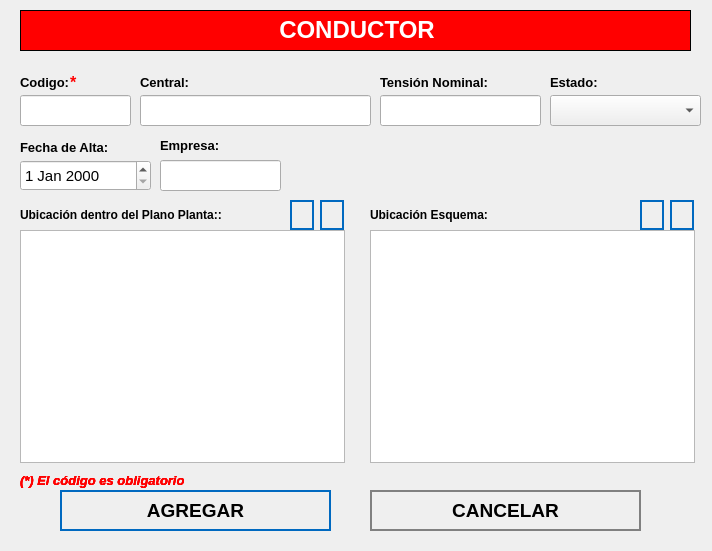
<?xml version="1.0" encoding="UTF-8"?>
<ui version="4.0">
 <class>NewBook</class>
 <widget class="QWidget" name="NewBook">
  <property name="geometry">
   <rect>
    <x>0</x>
    <y>0</y>
    <width>712</width>
    <height>551</height>
   </rect>
  </property>
  <property name="minimumSize">
   <size>
    <width>712</width>
    <height>551</height>
   </size>
  </property>
  <property name="maximumSize">
   <size>
    <width>10000</width>
    <height>10000</height>
   </size>
  </property>
  <property name="windowTitle">
   <string>Nuevo Registro</string>
  </property>
  <property name="styleSheet">
   <string notr="true">QPushButton
{	
	height: 2em;
 	border-style: solid;
	border-width: 2px;
 	border-color: grey;
	font-weight: bold;
}

QPushButton:hover
{
   	background-color:grey;
	color:white;
}</string>
  </property>
  <widget class="QLabel" name="label">
   <property name="geometry">
    <rect>
     <x>20</x>
     <y>10</y>
     <width>671</width>
     <height>41</height>
    </rect>
   </property>
   <property name="font">
    <font>
     <underline>false</underline>
    </font>
   </property>
   <property name="autoFillBackground">
    <bool>false</bool>
   </property>
   <property name="styleSheet">
    <string notr="true">background-color: red;</string>
   </property>
   <property name="frameShape">
    <enum>QFrame::Box</enum>
   </property>
   <property name="text">
    <string>&lt;html&gt;&lt;head/&gt;&lt;body&gt;&lt;p align=&quot;center&quot;&gt;&lt;span style=&quot; font-size:18pt; font-weight:600; color:#ffffff;&quot;&gt;CONDUCTOR&lt;/span&gt;&lt;/p&gt;&lt;/body&gt;&lt;/html&gt;</string>
   </property>
  </widget>
  <widget class="QLabel" name="label_autoriza">
   <property name="geometry">
    <rect>
     <x>20</x>
     <y>70</y>
     <width>101</width>
     <height>25</height>
    </rect>
   </property>
   <property name="text">
    <string>&lt;html&gt;&lt;head/&gt;&lt;body&gt;&lt;p&gt;&lt;span style=&quot; font-size:10pt; font-weight:600;&quot;&gt;Codigo:&lt;/span&gt;&lt;/p&gt;&lt;/body&gt;&lt;/html&gt;</string>
   </property>
  </widget>
  <widget class="QLineEdit" name="inputCodigo">
   <property name="geometry">
    <rect>
     <x>20</x>
     <y>95</y>
     <width>111</width>
     <height>31</height>
    </rect>
   </property>
   <property name="font">
    <font>
     <pointsize>12</pointsize>
    </font>
   </property>
   <property name="maxLength">
    <number>15</number>
   </property>
  </widget>
  <widget class="QLineEdit" name="inputCentral">
   <property name="geometry">
    <rect>
     <x>140</x>
     <y>95</y>
     <width>231</width>
     <height>31</height>
    </rect>
   </property>
   <property name="font">
    <font>
     <pointsize>12</pointsize>
    </font>
   </property>
  </widget>
  <widget class="QPushButton" name="addButton">
   <property name="geometry">
    <rect>
     <x>60</x>
     <y>490</y>
     <width>271</width>
     <height>41</height>
    </rect>
   </property>
   <property name="font">
    <font>
     <pointsize>14</pointsize>
     <weight>75</weight>
     <bold>true</bold>
    </font>
   </property>
   <property name="cursor">
    <cursorShape>PointingHandCursor</cursorShape>
   </property>
   <property name="styleSheet">
    <string notr="true">QPushButton
{	
	height: 2em;
 	border-style: solid;
	border-width: 2px;
 	border-color: #0069c0;
	font-weight: bold;
}

QPushButton:hover
{
   	background-color:#0069c0;
	color:white;
}</string>
   </property>
   <property name="text">
    <string>AGREGAR</string>
   </property>
   <property name="icon">
    <iconset>
     <normaloff>../assets/icons/add-icon.png</normaloff>../assets/icons/add-icon.png</iconset>
   </property>
   <property name="iconSize">
    <size>
     <width>30</width>
     <height>30</height>
    </size>
   </property>
   <property name="autoDefault">
    <bool>true</bool>
   </property>
   <property name="default">
    <bool>true</bool>
   </property>
   <property name="flat">
    <bool>true</bool>
   </property>
  </widget>
  <widget class="QPushButton" name="cancelButton">
   <property name="geometry">
    <rect>
     <x>370</x>
     <y>490</y>
     <width>271</width>
     <height>41</height>
    </rect>
   </property>
   <property name="font">
    <font>
     <pointsize>14</pointsize>
     <weight>75</weight>
     <bold>true</bold>
    </font>
   </property>
   <property name="cursor">
    <cursorShape>PointingHandCursor</cursorShape>
   </property>
   <property name="styleSheet">
    <string notr="true">QPushButton
{	
	height: 2em;
 	border-style: solid;
	border-width: 2px;
 	border-color: grey;
	font-weight: bold;
}

QPushButton:hover
{
   	background-color:grey;
	color:white;
}</string>
   </property>
   <property name="text">
    <string>CANCELAR</string>
   </property>
   <property name="icon">
    <iconset>
     <normaloff>../assets/icons/cancel-icon.png</normaloff>../assets/icons/cancel-icon.png</iconset>
   </property>
   <property name="iconSize">
    <size>
     <width>30</width>
     <height>30</height>
    </size>
   </property>
   <property name="autoDefault">
    <bool>true</bool>
   </property>
   <property name="default">
    <bool>true</bool>
   </property>
   <property name="flat">
    <bool>true</bool>
   </property>
  </widget>
  <widget class="QLabel" name="label_aquienVisita">
   <property name="geometry">
    <rect>
     <x>140</x>
     <y>70</y>
     <width>191</width>
     <height>25</height>
    </rect>
   </property>
   <property name="text">
    <string>&lt;html&gt;&lt;head/&gt;&lt;body&gt;&lt;p&gt;&lt;span style=&quot; font-size:10pt; font-weight:600;&quot;&gt;Central:&lt;/span&gt;&lt;/p&gt;&lt;/body&gt;&lt;/html&gt;</string>
   </property>
  </widget>
  <widget class="QLabel" name="label_horaSalida">
   <property name="geometry">
    <rect>
     <x>550</x>
     <y>70</y>
     <width>81</width>
     <height>25</height>
    </rect>
   </property>
   <property name="text">
    <string>&lt;html&gt;&lt;head/&gt;&lt;body&gt;&lt;p&gt;&lt;span style=&quot; font-size:10pt; font-weight:600;&quot;&gt;Estado:&lt;/span&gt;&lt;/p&gt;&lt;/body&gt;&lt;/html&gt;</string>
   </property>
  </widget>
  <widget class="QLabel" name="label_motivoVisita">
   <property name="geometry">
    <rect>
     <x>20</x>
     <y>135</y>
     <width>131</width>
     <height>25</height>
    </rect>
   </property>
   <property name="text">
    <string>&lt;html&gt;&lt;head/&gt;&lt;body&gt;&lt;p&gt;&lt;span style=&quot; font-size:10pt; font-weight:600;&quot;&gt;Fecha de Alta:&lt;/span&gt;&lt;/p&gt;&lt;/body&gt;&lt;/html&gt;</string>
   </property>
  </widget>
  <widget class="QLabel" name="label_nota_obligatoria">
   <property name="geometry">
    <rect>
     <x>20</x>
     <y>470</y>
     <width>281</width>
     <height>21</height>
    </rect>
   </property>
   <property name="text">
    <string>&lt;html&gt;&lt;head/&gt;&lt;body&gt;&lt;p&gt;&lt;span style=&quot; font-size:10pt; font-weight:600; font-style:italic; color:#ff0000;&quot;&gt;(*) El código es obligatorio&lt;/span&gt;&lt;/p&gt;&lt;/body&gt;&lt;/html&gt;</string>
   </property>
  </widget>
  <widget class="QLabel" name="ast_aquienvisita">
   <property name="geometry">
    <rect>
     <x>70</x>
     <y>70</y>
     <width>21</width>
     <height>25</height>
    </rect>
   </property>
   <property name="text">
    <string>&lt;html&gt;&lt;head/&gt;&lt;body&gt;&lt;p&gt;&lt;span style=&quot; font-size:12pt; font-weight:600; color:#ff0000;&quot;&gt;*&lt;/span&gt;&lt;/p&gt;&lt;/body&gt;&lt;/html&gt;</string>
   </property>
  </widget>
  <widget class="QLabel" name="label_advertencia_dni">
   <property name="geometry">
    <rect>
     <x>20</x>
     <y>470</y>
     <width>251</width>
     <height>21</height>
    </rect>
   </property>
   <property name="text">
    <string>&lt;html&gt;&lt;head/&gt;&lt;body&gt;&lt;p&gt;&lt;span style=&quot; font-size:10pt; font-weight:600; font-style:italic; color:#ff0000;&quot;&gt;(*) El código es obligatorio&lt;/span&gt;&lt;/p&gt;&lt;/body&gt;&lt;/html&gt;</string>
   </property>
  </widget>
  <widget class="QComboBox" name="cbEstado">
   <property name="geometry">
    <rect>
     <x>550</x>
     <y>95</y>
     <width>151</width>
     <height>31</height>
    </rect>
   </property>
   <property name="font">
    <font>
     <pointsize>12</pointsize>
    </font>
   </property>
   <property name="editable">
    <bool>false</bool>
   </property>
  </widget>
  <widget class="QDateEdit" name="inputFecha">
   <property name="geometry">
    <rect>
     <x>20</x>
     <y>160</y>
     <width>131</width>
     <height>31</height>
    </rect>
   </property>
   <property name="font">
    <font>
     <pointsize>11</pointsize>
     <weight>50</weight>
     <bold>false</bold>
    </font>
   </property>
  </widget>
  <widget class="QLabel" name="label_autoriza_4">
   <property name="geometry">
    <rect>
     <x>380</x>
     <y>70</y>
     <width>151</width>
     <height>25</height>
    </rect>
   </property>
   <property name="text">
    <string>&lt;html&gt;&lt;head/&gt;&lt;body&gt;&lt;p&gt;&lt;span style=&quot; font-size:10pt; font-weight:600;&quot;&gt;Tensión Nominal:&lt;/span&gt;&lt;/p&gt;&lt;/body&gt;&lt;/html&gt;</string>
   </property>
  </widget>
  <widget class="QLineEdit" name="inputTension">
   <property name="geometry">
    <rect>
     <x>380</x>
     <y>95</y>
     <width>161</width>
     <height>31</height>
    </rect>
   </property>
   <property name="font">
    <font>
     <pointsize>12</pointsize>
    </font>
   </property>
   <property name="maxLength">
    <number>8</number>
   </property>
  </widget>
  <widget class="QLabel" name="label_nota_obligatoria_2">
   <property name="geometry">
    <rect>
     <x>20</x>
     <y>470</y>
     <width>281</width>
     <height>21</height>
    </rect>
   </property>
   <property name="text">
    <string>&lt;html&gt;&lt;head/&gt;&lt;body&gt;&lt;p&gt;&lt;span style=&quot; font-size:10pt; font-weight:600; font-style:italic; color:#ff0000;&quot;&gt;(*) El código es obligatorio&lt;/span&gt;&lt;/p&gt;&lt;/body&gt;&lt;/html&gt;</string>
   </property>
  </widget>
  <widget class="QTableWidget" name="tablePlano">
   <property name="geometry">
    <rect>
     <x>20</x>
     <y>230</y>
     <width>325</width>
     <height>233</height>
    </rect>
   </property>
   <property name="autoFillBackground">
    <bool>true</bool>
   </property>
   <property name="lineWidth">
    <number>5</number>
   </property>
   <property name="editTriggers">
    <set>QAbstractItemView::NoEditTriggers</set>
   </property>
   <property name="textElideMode">
    <enum>Qt::ElideLeft</enum>
   </property>
   <attribute name="horizontalHeaderMinimumSectionSize">
    <number>10</number>
   </attribute>
  </widget>
  <widget class="QLabel" name="label_5">
   <property name="geometry">
    <rect>
     <x>370</x>
     <y>200</y>
     <width>261</width>
     <height>30</height>
    </rect>
   </property>
   <property name="text">
    <string>&lt;html&gt;&lt;head/&gt;&lt;body&gt;&lt;p&gt;&lt;span style=&quot; font-size:9pt; font-weight:600;&quot;&gt;Ubicación Esquema:&lt;/span&gt;&lt;/p&gt;&lt;/body&gt;&lt;/html&gt;</string>
   </property>
   <property name="scaledContents">
    <bool>true</bool>
   </property>
  </widget>
  <widget class="QPushButton" name="btnDeletePlano">
   <property name="geometry">
    <rect>
     <x>320</x>
     <y>200</y>
     <width>24</width>
     <height>30</height>
    </rect>
   </property>
   <property name="font">
    <font>
     <pointsize>12</pointsize>
     <weight>75</weight>
     <bold>true</bold>
    </font>
   </property>
   <property name="cursor">
    <cursorShape>PointingHandCursor</cursorShape>
   </property>
   <property name="styleSheet">
    <string notr="true">QPushButton
{	
	height: 2em;
 	border-style: solid;
	border-width: 2px;
 	border-color: #0069c0;
	font-weight: bold;
}

QPushButton:hover
{
   	background-color:#0069c0;
	color:white;
}</string>
   </property>
   <property name="text">
    <string/>
   </property>
   <property name="icon">
    <iconset>
     <normaloff>../assets/icons/deletesquare.png</normaloff>../assets/icons/deletesquare.png</iconset>
   </property>
   <property name="iconSize">
    <size>
     <width>25</width>
     <height>25</height>
    </size>
   </property>
   <property name="autoDefault">
    <bool>true</bool>
   </property>
   <property name="default">
    <bool>true</bool>
   </property>
   <property name="flat">
    <bool>true</bool>
   </property>
  </widget>
  <widget class="QPushButton" name="btnAddPlano">
   <property name="geometry">
    <rect>
     <x>290</x>
     <y>200</y>
     <width>24</width>
     <height>30</height>
    </rect>
   </property>
   <property name="font">
    <font>
     <pointsize>12</pointsize>
     <weight>75</weight>
     <bold>true</bold>
    </font>
   </property>
   <property name="cursor">
    <cursorShape>PointingHandCursor</cursorShape>
   </property>
   <property name="styleSheet">
    <string notr="true">QPushButton
{	
	height: 2em;
 	border-style: solid;
	border-width: 2px;
 	border-color: #0069c0;
	font-weight: bold;
}

QPushButton:hover
{
   	background-color:#0069c0;
	color:white;
}</string>
   </property>
   <property name="text">
    <string/>
   </property>
   <property name="icon">
    <iconset>
     <normaloff>../assets/icons/add-icon.png</normaloff>../assets/icons/add-icon.png</iconset>
   </property>
   <property name="iconSize">
    <size>
     <width>25</width>
     <height>25</height>
    </size>
   </property>
   <property name="autoDefault">
    <bool>true</bool>
   </property>
   <property name="default">
    <bool>true</bool>
   </property>
   <property name="flat">
    <bool>true</bool>
   </property>
  </widget>
  <widget class="QLabel" name="label_advertencia_dni_2">
   <property name="geometry">
    <rect>
     <x>20</x>
     <y>470</y>
     <width>251</width>
     <height>21</height>
    </rect>
   </property>
   <property name="text">
    <string>&lt;html&gt;&lt;head/&gt;&lt;body&gt;&lt;p&gt;&lt;span style=&quot; font-size:10pt; font-weight:600; font-style:italic; color:#ff0000;&quot;&gt;(*) El código es obligatorio&lt;/span&gt;&lt;/p&gt;&lt;/body&gt;&lt;/html&gt;</string>
   </property>
  </widget>
  <widget class="QPushButton" name="btnAddEsquema">
   <property name="geometry">
    <rect>
     <x>640</x>
     <y>200</y>
     <width>24</width>
     <height>30</height>
    </rect>
   </property>
   <property name="font">
    <font>
     <pointsize>12</pointsize>
     <weight>75</weight>
     <bold>true</bold>
    </font>
   </property>
   <property name="cursor">
    <cursorShape>PointingHandCursor</cursorShape>
   </property>
   <property name="styleSheet">
    <string notr="true">QPushButton
{	
	height: 2em;
 	border-style: solid;
	border-width: 2px;
 	border-color: #0069c0;
	font-weight: bold;
}

QPushButton:hover
{
   	background-color:#0069c0;
	color:white;
}</string>
   </property>
   <property name="text">
    <string/>
   </property>
   <property name="icon">
    <iconset>
     <normaloff>../assets/icons/add-icon.png</normaloff>../assets/icons/add-icon.png</iconset>
   </property>
   <property name="iconSize">
    <size>
     <width>25</width>
     <height>25</height>
    </size>
   </property>
   <property name="autoDefault">
    <bool>true</bool>
   </property>
   <property name="default">
    <bool>true</bool>
   </property>
   <property name="flat">
    <bool>true</bool>
   </property>
  </widget>
  <widget class="QLabel" name="label_4">
   <property name="geometry">
    <rect>
     <x>20</x>
     <y>200</y>
     <width>231</width>
     <height>30</height>
    </rect>
   </property>
   <property name="text">
    <string>&lt;html&gt;&lt;head/&gt;&lt;body&gt;&lt;p&gt;&lt;span style=&quot; font-size:9pt; font-weight:600;&quot;&gt;Ubicación dentro del Plano Planta::&lt;/span&gt;&lt;/p&gt;&lt;/body&gt;&lt;/html&gt;</string>
   </property>
   <property name="scaledContents">
    <bool>true</bool>
   </property>
  </widget>
  <widget class="QPushButton" name="btnDeleteEsquema">
   <property name="geometry">
    <rect>
     <x>670</x>
     <y>200</y>
     <width>24</width>
     <height>30</height>
    </rect>
   </property>
   <property name="font">
    <font>
     <pointsize>12</pointsize>
     <weight>75</weight>
     <bold>true</bold>
    </font>
   </property>
   <property name="cursor">
    <cursorShape>PointingHandCursor</cursorShape>
   </property>
   <property name="styleSheet">
    <string notr="true">QPushButton
{	
	height: 2em;
 	border-style: solid;
	border-width: 2px;
 	border-color: #0069c0;
	font-weight: bold;
}

QPushButton:hover
{
   	background-color:#0069c0;
	color:white;
}</string>
   </property>
   <property name="text">
    <string/>
   </property>
   <property name="icon">
    <iconset>
     <normaloff>../assets/icons/deletesquare.png</normaloff>../assets/icons/deletesquare.png</iconset>
   </property>
   <property name="iconSize">
    <size>
     <width>25</width>
     <height>25</height>
    </size>
   </property>
   <property name="autoDefault">
    <bool>true</bool>
   </property>
   <property name="default">
    <bool>true</bool>
   </property>
   <property name="flat">
    <bool>true</bool>
   </property>
  </widget>
  <widget class="QTableWidget" name="tableEsquema">
   <property name="geometry">
    <rect>
     <x>370</x>
     <y>230</y>
     <width>325</width>
     <height>233</height>
    </rect>
   </property>
   <property name="autoFillBackground">
    <bool>true</bool>
   </property>
   <property name="lineWidth">
    <number>5</number>
   </property>
   <property name="editTriggers">
    <set>QAbstractItemView::NoEditTriggers</set>
   </property>
   <property name="textElideMode">
    <enum>Qt::ElideLeft</enum>
   </property>
   <attribute name="horizontalHeaderMinimumSectionSize">
    <number>10</number>
   </attribute>
  </widget>
  <widget class="QLineEdit" name="inputCodEmpresa">
   <property name="geometry">
    <rect>
     <x>160</x>
     <y>160</y>
     <width>121</width>
     <height>31</height>
    </rect>
   </property>
   <property name="font">
    <font>
     <pointsize>12</pointsize>
    </font>
   </property>
   <property name="maxLength">
    <number>5</number>
   </property>
  </widget>
  <widget class="QLabel" name="label_empresa">
   <property name="geometry">
    <rect>
     <x>160</x>
     <y>135</y>
     <width>111</width>
     <height>21</height>
    </rect>
   </property>
   <property name="text">
    <string>&lt;html&gt;&lt;head/&gt;&lt;body&gt;&lt;p&gt;&lt;span style=&quot; font-size:10pt; font-weight:600;&quot;&gt;Empresa:&lt;/span&gt;&lt;/p&gt;&lt;/body&gt;&lt;/html&gt;</string>
   </property>
   <property name="scaledContents">
    <bool>true</bool>
   </property>
  </widget>
 </widget>
 <tabstops>
  <tabstop>inputCodigo</tabstop>
  <tabstop>inputCentral</tabstop>
  <tabstop>addButton</tabstop>
  <tabstop>cancelButton</tabstop>
 </tabstops>
 <resources/>
 <connections/>
</ui>
